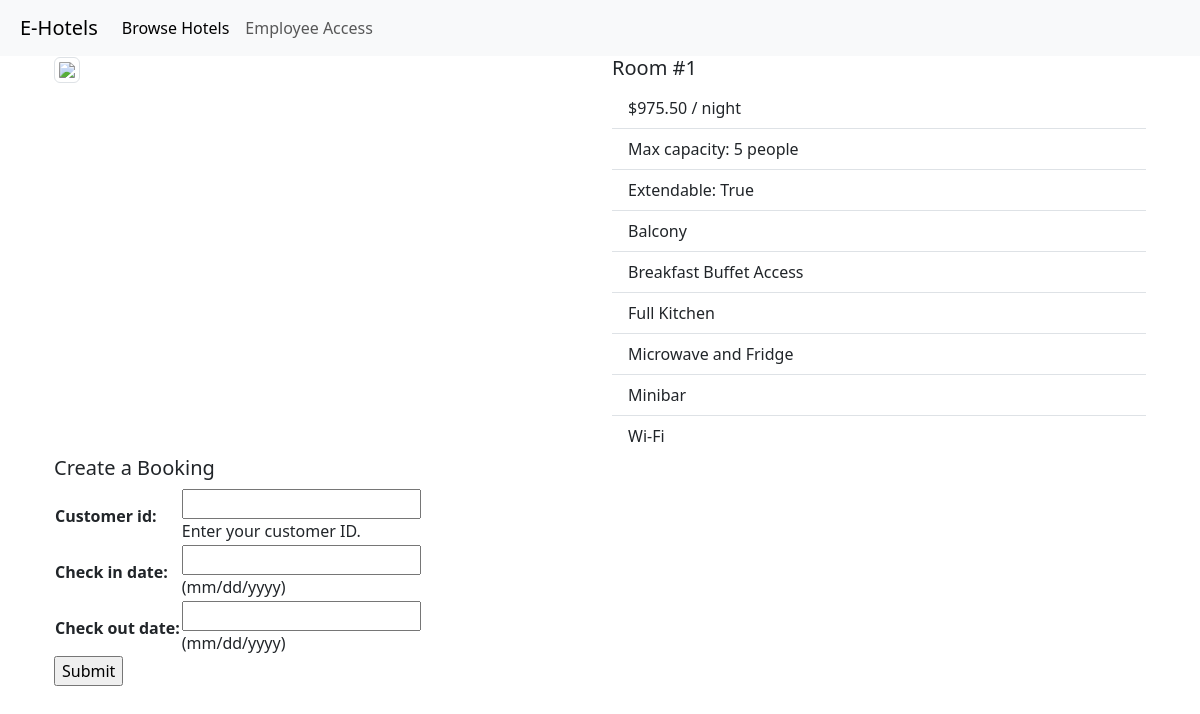
The page /room/1/ on the database its author committed.
### hotel_system/models.py (models this page shows)
class Room(models.Model):
    hotel = models.ForeignKey('Hotel', on_delete=models.CASCADE, related_name='rooms')
    room_num = models.IntegerField()
    price = models.DecimalField(max_digits=7, decimal_places=2)
    capacity = models.IntegerField()
    is_extendable = models.BooleanField()
    class Meta:  # composite primary key (hotel_id, room_num)
        constraints = [models.UniqueConstraint(fields=['hotel', 'room_num'], name='Room primary key')]

class Amenity(models.Model):
    room = models.ForeignKey('Room', on_delete=models.CASCADE, related_name='amenities')
    type = models.CharField(max_length=100)
    class Meta:  # composite primary key (hotel_id, room_num)
        constraints = [models.UniqueConstraint(fields=['room', 'type'], name='Amenity primary key')]

### hotel_system/views.py (the view)
# urls.py: path("room/<int:room_id>/", views.room),
def room(request, room_id):
    try:
        room = Room.objects.get(id=room_id)
    except Room.DoesNotExist:
        raise Http404(f"Room id: {room_id}, does not exist")
    if request.method == 'POST':
        form = BookingForm(request.POST)
        if form.is_valid():
            check_in_date = form.cleaned_data['check_in_date']
            check_out_date = form.cleaned_data['check_out_date']
            booking_instance = BookingOrder(
                room=room,
                customer=form.cleaned_data['customer_id'],
                check_in_date=check_in_date,
                check_out_date=check_out_date,
                cost=room.price * ((check_out_date - check_in_date).days + 1),
                is_active=True)
            booking_instance.save()
            return HttpResponseRedirect(reverse("booking", args=(booking_instance.id,)))
    else:
        form = BookingForm()
    return render(request, "room.html", {"form": form, "room": room})

### hotel_system/forms.py (shortened to what this page needs)
class BookingForm(forms.Form):
    customer_id = forms.IntegerField(help_text='Enter your customer ID.')
    check_in_date = forms.DateField(help_text='(mm/dd/yyyy)')
    check_out_date = forms.DateField(help_text='(mm/dd/yyyy)')

### hotel_system/templates/room.html (shortened to what this page needs)
{% extends "base.html" %} {% block title %} Room {% endblock %}
{% block content %}
{% load static %}
<body>
    <div class="container">
        <div class="row">
            <div class="col-md">
                <img class="img-thumbnail" src="https://external-content.duckduckgo.com/iu/?u=http%3A%2F%2Fwww.bestwesternplusmeridian.com%2FContent%2Fimages%2FQueen-Room-o.jpg&f=1&nofb=1&ipt=bea89494352c056dacc3a817b7a6785185e8c2eaed11403562def65949e7ba05&ipo=images">
            </div>
            <div class="col-md">
                <h5>Room #{{ room.room_num }} </h5>
                <ul class="list-group list-group-flush">
                    <li class="list-group-item">${{ room.price }} / night</li>
                    <li class="list-group-item">Max capacity: {{ room.capacity }} people</li>
                    <li class="list-group-item">Extendable: {{ room.is_extendable }}</li>
                    {% for amenity in room.amenities.all %}
                    <li class="list-group-item">{{ amenity.type }}</li>
                    {% endfor %}
                </ul>
            </div>
        </div>
        <div class="row">
            <h5>Create a Booking</h5>
            <form action="" method="post">
                <table>
                    {{ form.as_table }}
                </table>
                <input type="submit" value="Submit">
            </form>
        </div>
    </div>
</body>
{% endblock %}

### rows shown on the page
Room: room_num "1", price "975.50", capacity "5", is_extendable "True"
Amenity: type "Balcony"
Amenity: type "Breakfast Buffet Access"
Amenity: type "Full Kitchen"
Amenity: type "Microwave and Fridge"
Amenity: type "Minibar"
Amenity: type "Wi-Fi"
